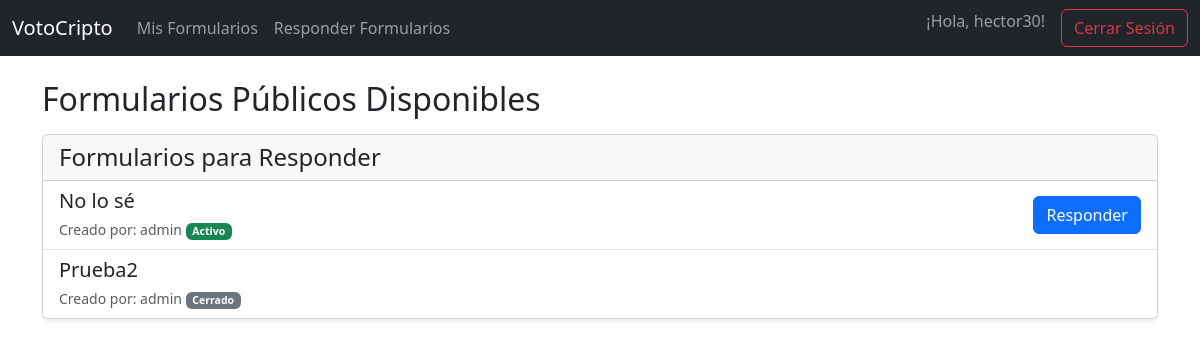
Page /votacion/ (signed in) on the committed database.
### votacion/models.py (models this page shows, shortened)
class Formulario(models.Model):
    propietario = models.ForeignKey(User, on_delete=models.CASCADE, related_name='formularios')
    titulo = models.CharField(max_length=255)
    descripcion = models.TextField(blank=True, null=True)
    pub_date = models.DateTimeField('fecha de publicación', default=timezone.now)
    duration = models.IntegerField(default=7, help_text="Duración del formulario en días.")
    def is_closed(self):
        closing_date = self.pub_date + datetime.timedelta(days=self.duration)
        return timezone.now() > closing_date

### votacion/views.py (the view)
# urls.py: path('', views.FormularioListView.as_view(), name='formulario_list'),
class FormularioListView(LoginRequiredMixin, generic.ListView):
    login_url = '/accounts/login/'
    template_name = 'votacionC/formulario_list_public.html'
    context_object_name = 'formulario_list'
    def get_queryset(self):
        return Formulario.objects.filter(
            pub_date__lte=timezone.now(),
            duration__gt=0
        ).exclude(
            propietario=self.request.user
        ).exclude(
            envios__usuario=self.request.user
        ).order_by('-pub_date')

### votacion/templates/votacionC/formulario_list_public.html
{% extends "votacionC/base.html" %}
{% block content %}
<h2 class="mb-3">Formularios Públicos Disponibles</h2>
<div class="card shadow-sm">
  <div class="card-header">
    <h4 class="mb-0">Formularios para Responder</h4>
  </div>
  {% if formulario_list %}
    <div class="list-group list-group-flush">
      {% for formulario in formulario_list %}
        <div class="list-group-item">
          <div class="row align-items-center">
            <div class="col-md-8">
              <h5 class="mb-1">{{ formulario.titulo }}</h5>
              <small class="text-muted">
                Creado por: {{ formulario.propietario.username }}
                {% if formulario.is_closed %}
                  <span class="badge bg-secondary">Cerrado</span>
                {% else %}
                  <span class="badge bg-success">Activo</span>
                {% endif %}
              </small>
            </div>
            <div class="col-md-4 text-md-end mt-2 mt-md-0">
              {% if not formulario.is_closed %}
                <a href="{% url 'votacion:formulario_respond' formulario.pk %}" class="btn btn-primary">
                  Responder
                </a>
              {% endif %}
            </div>
          </div>
        </div>
      {% endfor %}
    </div>
  {% else %}
    <div class="card-body text-center">
      <p class="text-muted mb-0">No hay formularios de otros usuarios disponibles para responder.</p>
    </div>
  {% endif %}
</div>
{% endblock %}

### votacion/templates/votacionC/base.html (shortened to what this page needs)
{% load static %}
<!doctype html>
<html lang="es">
<head>
  <link href="https://cdn.jsdelivr.net/npm/bootstrap@5.3.2/dist/css/bootstrap.min.css" rel="stylesheet">
</head>
<body>
  <nav class="navbar navbar-expand-lg navbar-dark bg-dark mb-4">
    <div class="container-fluid">
      <a class="navbar-brand" href="{% url 'votacion:my_formulario_list' %}">VotoCripto</a>
      <div class="collapse navbar-collapse" id="navbarNav">
        <ul class="navbar-nav me-auto">
          {% if user.is_authenticated %}
            <li class="nav-item">
              <a class="nav-link" href="{% url 'votacion:my_formulario_list' %}">Mis Formularios</a>
            </li>
            <li class="nav-item">
              <a class="nav-link" href="{% url 'votacion:formulario_list' %}">Responder Formularios</a>
            </li>
          {% endif %}
        </ul>
        <ul class="navbar-nav ms-auto">
          {% if user.is_authenticated %}
            <li class="nav-item">
              <span class="navbar-text me-3">
                ¡Hola, {{ user.username }}!
              </span>
            </li>
            <li class="nav-item">
              <form class="d-inline" method="post" action="{% url 'logout' %}">
                <button type="submit" class="btn btn-outline-danger">Cerrar Sesión</button>
              </form>
            </li>
          {% endif %}
        </ul>
      </div>
    </div>
  </nav>
  <div class="container">
    {% block content %}
    {% endblock %}
  </div>
</body>
</html>

### rows in the picture
Formulario: titulo "No lo sé", propietario.username "admin", duration "Activo"
Formulario: titulo "Prueba2", propietario.username "admin", duration "Cerrado"

### other values in the picture
{{ user.username }} "hector30"
